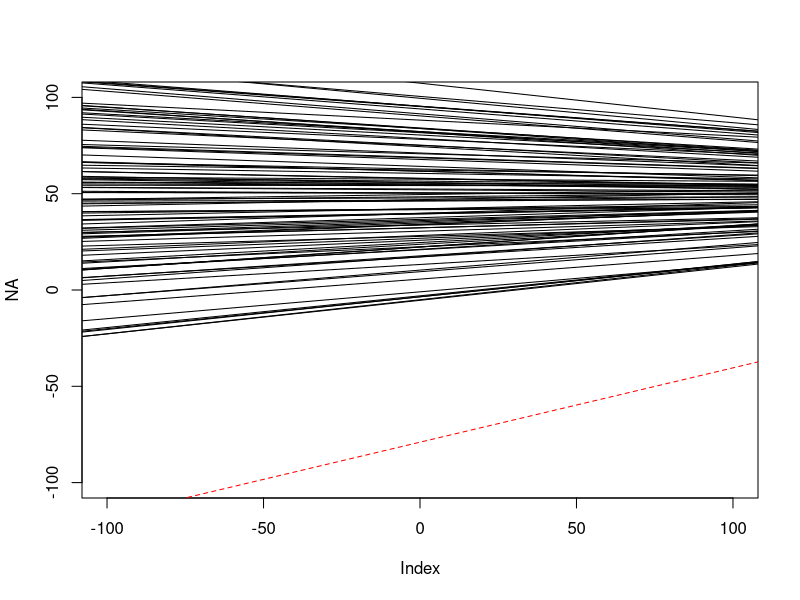
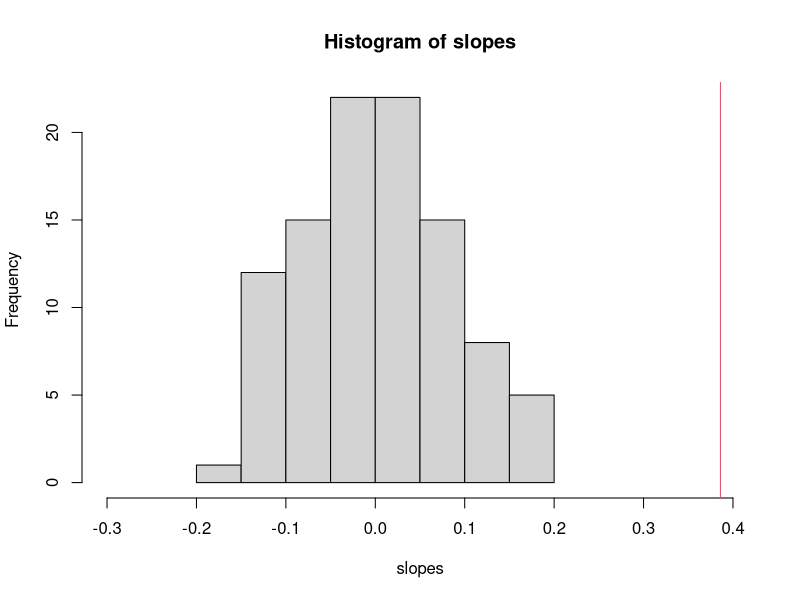

R code for these plots, in order:
obsInt = -79.03
obsSlope = 0.3860
winAvg = 50.4
winSD = 20.12

X = rnorm(25, 335, 45)



plot(NA, type='n', xlim=c(-100,100), ylim=c(-100,100))
slopes = NULL

for(i in 1:100)
{
    win = winAvg + rnorm(25, 0, 20.12)
    temp = lm(win~X)
    
    slopes = c(slopes, coef(temp)[2])
    abline(a=coef(temp[1]), b=coef(temp)[2])    
}


abline(a=obsInt, b=obsSlope, col="red", lty=2)
hist(slopes, xlim=c(-.3,.4))
abline(v=obsSlope, col=2)
sum(slopes>obsSlope) / length(slopes)

